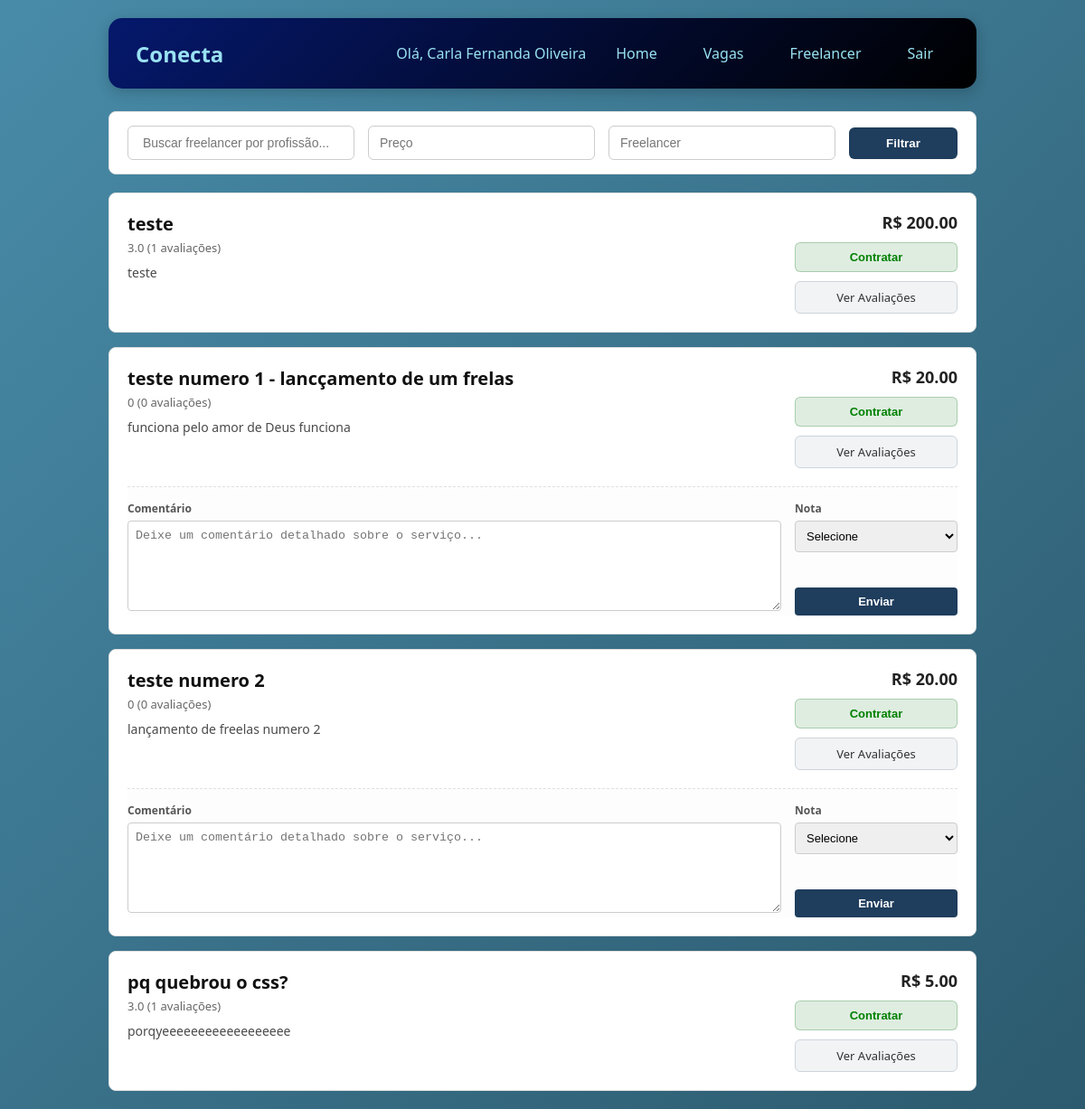
/freelancer (signed in), run on the app's committed database.
### tables this page shows
CREATE TABLE freelancers (
    id_freelancer INTEGER PRIMARY KEY AUTOINCREMENT,
    id_funcionario INTEGER NOT NULL,
    profissao TEXT,
    servico_oferecido TEXT,
    preco_medio REAL,
    disponibilidade TEXT DEFAULT 'disponivel',
    total_avaliacoes INTEGER DEFAULT 0,
    data_cadastro TIMESTAMP DEFAULT CURRENT_TIMESTAMP,
    FOREIGN KEY (id_funcionario) REFERENCES funcionarios(id_funcionario) ON DELETE CASCADE
);

### routes/route_freelancer.py (the view)
@bp_freelancer.route('/freelancer', methods=['GET', 'POST'])
def buscar_freelancer():
    if 'usuario_id' not in session:
        return redirect('/')
    id_usuario = session['usuario_id']
    tipo_usuario = session.get('tipo')
    busca = request.args.get('busca', '')
    disponibilidade = request.args.get('disponibilidade', '')
    preco_medio_min = request.args.get('preco_medio_min', '')
    preco_medio_max = request.args.get('preco_medio_max', '')
    try:
        preco_medio_min = float(preco_medio_min) if preco_medio_min else None
    except ValueError:
        preco_medio_min = None
    try:
        preco_medio_max = float(preco_medio_max) if preco_medio_max else None
    except ValueError:
        preco_medio_max = None
    resultado = Freelancer.buscar_freelancer(busca=busca if busca else None,
                                             disponibilidade=disponibilidade if disponibilidade else None,
                                             preco_medio_min=preco_medio_min,preco_medio_max=preco_medio_max)
    freelancers_com_status = []
    for freelancer in resultado:
        freelancer_dict = dict(freelancer)
        tipo_contratante = session['tipo']
        if tipo_usuario == 'empresa' or tipo_usuario == 'funcionario':
            contratacao = ContratacaoCRUD.buscar_por_freelancer_e_contratante(
                freelancer['id_freelancer'],
                id_usuario,
                tipo_contratante
                )
            freelancer_dict['ja_contratou'] = contratacao is not None
            media_info = Avaliacao.calcular_media_avaliacoes(freelancer['id_freelancer'])
            freelancer_dict['media_avaliacao'] = media_info['media']
            freelancer_dict['total_avaliacoes'] = media_info['total']
            if freelancer_dict['ja_contratou']:
                freelancer_dict['avaliado'] = ContratacaoCRUD.buscar_avaliacao(
                    freelancer['id_freelancer'],
                    id_usuario,
                    tipo_contratante
                )
        freelancers_com_status.append(freelancer_dict)
    resultado = freelancers_com_status
    return render_template('vaga/freelancer_listar.html',resultado=resultado,busca=busca, disponibilidade=disponibilidade,preco_medio_min=preco_medio_min,preco_medio_max=preco_medio_max,
                           tipo_usuario=tipo_usuario)

### CRUDs/crud_avaliacao.py (called while the page is built)
    @staticmethod
    def calcular_media_avaliacoes(id_freelancer):
        conn = get_connection()
        try:
            cursor = conn.cursor()
            cursor.execute('''
                SELECT AVG(nota) as media, COUNT(*) as total
                FROM avaliacoes
                WHERE id_freelancer = ?
            ''', (id_freelancer,))
            resultado = cursor.fetchone()
            if resultado and resultado['media']:
                return {
                    'media': round(resultado['media'], 1),
                    'total': resultado['total']
                }
            return {'media': 0, 'total': 0}
        finally:
            conn.close()

### CRUDs/crud_contratar.py (called while the page is built)
    @staticmethod
    def buscar_por_freelancer_e_contratante(id_freelancer, id_contratante,tipo_contratante):
        conn = get_connection()
        try:
            cursor = conn.cursor()
            cursor.execute('''
                SELECT * FROM contratacoes
                WHERE id_freelancer = ? AND id_contratante = ? AND tipo_contratante =?
                AND status IN ('pendente','aceito','recusado','concluido','cancelado')
            ''', (id_freelancer, id_contratante,tipo_contratante))
            return cursor.fetchone()
        finally:
            conn.close()

    @staticmethod
    def buscar_avaliacao(id_freelancer, id_contratante, tipo_contratante):
        conn = get_connection()
        try:
            cursor = conn.cursor()
            cursor.execute("""
                SELECT 1
                FROM avaliacoes
                WHERE id_freelancer = ?
                AND id_contratante = ?
                AND tipo_contratante = ?
                LIMIT 1
            """, (id_freelancer, id_contratante, tipo_contratante))
            return cursor.fetchone() is not None
        finally:
            conn.close()

### CRUDs/crud_freelancer.py (called while the page is built, shortened)
    @staticmethod
    def buscar_freelancer(filtros=None):
        conn = get_connection()
        try:
            cursor = conn.cursor()
            query = '''
                SELECT * FROM freelancers
                WHERE 1=1
            '''
            params = []
            query += " ORDER BY preco_medio DESC"
            cursor.execute(query, params)
            return cursor.fetchall()
        finally:
            conn.close()

### database/connect.py (called while the page is built)
def get_connection():
    conn = sqlite3.connect(Config.DB_PATH)
    conn.execute("PRAGMA foreign_keys = ON;")
    conn.row_factory = sqlite3.Row
    return conn

### templates/vaga/freelancer_listar.html (shortened to what this page needs)
{% extends "menu.html" %}
{% block content %}
<link rel="stylesheet" href="../static/css/vaga/listar_freelas.css">
<div class="filtros">
    <form method="GET" action="{{ url_for('freelancer.buscar_freelancer') }}">
        <input type="text" name="busca" placeholder=" Buscar freelancer por profissão..." value="{{ busca or '' }}">
        <input type="number" name="preco_medio_min" placeholder="Preço" value="{{ preco_min or '' }}" step="1000">
        <input type="text" name="freelancer" placeholder="Freelancer" value="{{ freelancer or '' }}">
        <div class="grupo-botoes-filtros">
            <button type="submit" class="btn-filtrar"> Filtrar</button>
        </div>
    </form>
</div>
<div class="freelancers-container">
    {% if resultado %}
        {% for freelancer in resultado %}
        <div class="freelancer-card">
            <div class="card-conteudo-superior">
                <div class="card-esquerda">
                    <div class="avaliacao-info">
                        <h2>{{ freelancer.profissao }}</h2>
                        <div class="sub-avaliacao-info">
                            {{ freelancer.media_avaliacao }} ({{ freelancer.total_avaliacoes }} avaliações)
                        </div>
                    </div>
                    <p class="descricao">
                        {{ freelancer.servico_oferecido[:250] }}
                    </p>
                </div>
                <div class="card-direita">
                    <div class="salario">
                        {% if freelancer.preco_medio %}
                            R$ {{ "%.2f"|format(freelancer.preco_medio) }}
                        {% else %}
                            Preço a combinar
                        {% endif %}
                    </div>
                    <form class="form-contratar-bloco" method="POST" action="{{ url_for('contratar_frelas.contratar', id_freelancer=freelancer.id_freelancer) }}">
                        <button type="submit" class="btn-contratar">Contratar</button>
                    </form>
                    <div class="acoes-bloco">
                        <a href="{{ url_for('avaliacao.ver_avaliacoes', id_freelancer=freelancer.id_freelancer) }}" class="btn-link-avaliacoes">
                            Ver Avaliações
                        </a>
                    </div>
                </div>
            </div>
            {% if freelancer.ja_contratou and not freelancer.avaliado %}
                <form class="form-avaliar" method="POST" action="{{ url_for('avaliacao.avaliar_freelancer', id_freelancer=freelancer.id_freelancer) }}">
                    <div class="grupo-comentario">
                        <label>Comentário</label>
                        <textarea name="comentario" placeholder="Deixe um comentário detalhado sobre o serviço..."></textarea>
                    </div>
                    <div class="grupo-nota">
                        <div>
                            <label>Nota</label>
                            <select name="nota" required>
                                <option value="">Selecione</option>
                            </select>
                        </div>
                        <button type="submit" class="btn-enviar">Enviar</button>
                    </div>
                </form>
            {% elif freelancer.ja_contratou and freelancer.avaliado %}
                <p class="avaliado-msg">Já avaliado</p>
            {% endif %}
        </div>
        {% endfor %}
    {% else %}
        <div class="sem-vagas">
            <p>Nenhum freelancer encontrado com os filtros selecionados.</p>
            <p>Tente ajustar sua busca ou verifique outras oportunidades!</p>
        </div>
    {% endif %}
</div>
{% endblock %}

### static/css/home/homef.css (style rules this page uses)
* { margin: 0; padding: 0; box-sizing: border-box; }
body { font-family: 'Segoe UI', Tahoma, Geneva, Verdana, sans-serif; background: linear-gradient(135deg, #488BA8 0%, #2c5a6e 100%); min-height: 100vh; }

### static/css/vaga/listar_freelas.css (style rules this page uses)
.filtros { background: #ffffff; padding: 15px 20px; border-radius: 8px; border: 1px solid #e0e0e0; margin-bottom: 20px; width: 100%; box-sizing: border-box; }
.filtros form { display: flex; gap: 15px; align-items: center; }
.filtros input { flex: 1; padding: 10px 12px; border: 1px solid #cccccc; border-radius: 6px; font-size: 14px; outline: none; }
.grupo-botoes-filtros { display: flex; flex-direction: column; gap: 8px; min-width: 120px; }
.btn-filtrar { background-color: #1f3d5c; color: #ffffff; border: none; padding: 10px 20px; border-radius: 6px; font-weight: 600; cursor: pointer; text-align: center; }
.freelancers-container { display: flex; flex-direction: column; gap: 16px; width: 100%; box-sizing: border-box; }
.freelancer-card { background: #ffffff; border-radius: 8px; border: 1px solid #e0e0e0; padding: 20px; display: flex; flex-direction: column; gap: 15px; width: 100%; box-sizing: border-box; }
.card-conteudo-superior { display: flex; justify-content: space-between; align-items: flex-start; gap: 20px; width: 100%; }
.card-esquerda { flex: 1; display: flex; flex-direction: column; gap: 8px; }
.avaliacao-info h2 { font-size: 20px; margin: 0 0 4px 0; color: #111111; }
.sub-avaliacao-info { font-size: 13px; color: #666666; }
.descricao { font-size: 14px; line-height: 1.5; color: #4a4a4a; margin: 0; }
.card-direita { width: 180px; display: flex; flex-direction: column; gap: 10px; text-align: right; }
.salario { font-size: 18px; font-weight: 700; color: #222222; }
.form-contratar-bloco { width: 100%; margin: 0; }
.btn-contratar { width: 100%; background-color: #066e1120; color: green; border: 1px solid #066e1140; padding: 8px 12px; border-radius: 6px; font-weight: 600; font-size: 13px; cursor: pointer; box-sizing: border-box; }
.acoes-bloco { width: 100%; }
.acoes-bloco .btn-link-avaliacoes { display: block; width: 100%; text-decoration: none; text-align: center; box-sizing: border-box; padding: 8px 12px; font-size: 13px; background: #f1f3f5; color: #333; border: 1px solid #ced4da; border-radius: 6px; font-weight: 500; }
.form-avaliar { background: #fdfdfd; border-top: 1px dashed #e0e0e0; padding-top: 15px; margin-top: 5px; display: flex; gap: 15px; width: 100%; box-sizing: border-box; }
.grupo-comentario { flex: 1; }
.grupo-nota { width: 180px; display: flex; flex-direction: column; justify-content: space-between; }
.form-avaliar label { display: block; font-size: 12px; font-weight: bold; margin-bottom: 5px; color: #555555; }
.form-avaliar textarea { width: 100%; height: 100px; padding: 8px; border: 1px solid #ccc; border-radius: 4px; box-sizing: border-box; resize: vertical; }
.form-avaliar select { width: 100%; padding: 8px; font-size: 13px; border: 1px solid #ccc; border-radius: 4px; margin-bottom: 10px; box-sizing: border-box; height: 35px; }
.btn-enviar { width: 100%; background: #1f3d5c; color: white; border: none; padding: 8px 12px; border-radius: 4px; font-size: 13px; font-weight: 600; cursor: pointer; }

### data on the page
freelancers: profissao "teste", media_avaliacao "3.0", total_avaliacoes "1", servico_oferecido "teste", preco_medio "200.00"
freelancers: profissao "teste numero 1 - lancçamento de um frelas", media_avaliacao "0", total_avaliacoes "0", servico_oferecido "funciona pelo amor de Deus funciona", preco_medio "20.00"
freelancers: profissao "teste numero 2", media_avaliacao "0", total_avaliacoes "0", servico_oferecido "lançamento de freelas numero 2", preco_medio "20.00"
freelancers: profissao "pq quebrou o css?", media_avaliacao "3.0", total_avaliacoes "1", servico_oferecido "porqyeeeeeeeeeeeeeeeeee", preco_medio "5.00"

### other printed values
{{ session.usuario_nome }} "Carla Fernanda Oliveira"
